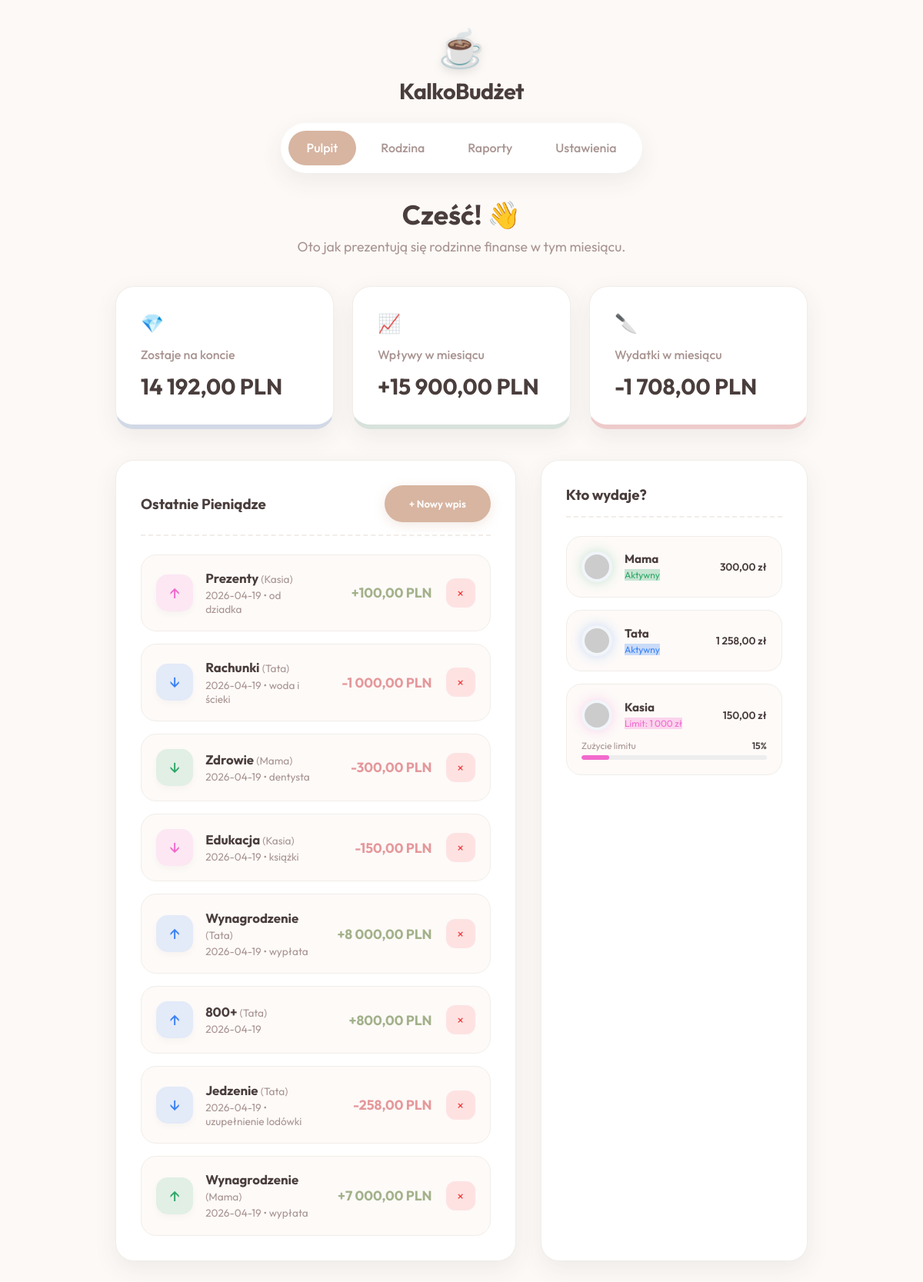
The page / on the database its author committed.
### tables this page shows
CREATE TABLE transactions (
                id INTEGER PRIMARY KEY AUTOINCREMENT,
                user_id INTEGER NOT NULL,
                category_id INTEGER NOT NULL,
                amount REAL NOT NULL,
                date TEXT NOT NULL,
                description TEXT,
                type TEXT NOT NULL CHECK(type IN ('income', 'expense')),
                FOREIGN KEY (user_id) REFERENCES users(id),
                FOREIGN KEY (category_id) REFERENCES categories(id)
            );

CREATE TABLE categories (
                id INTEGER PRIMARY KEY AUTOINCREMENT,
                name TEXT NOT NULL,
                type TEXT NOT NULL CHECK(type IN ('income', 'expense'))
            );

CREATE TABLE users (
                id INTEGER PRIMARY KEY AUTOINCREMENT,
                name TEXT NOT NULL,
                color TEXT DEFAULT '#ffffff'
            , avatar TEXT DEFAULT 'avataaars', monthly_limit REAL DEFAULT 0);

### index.php (the view, shortened to what this page needs)
<?php
require_once 'db.php';
$currentMonth = date('Y-m');
$stmt = $db->prepare("
    SELECT u.*,
    (SELECT SUM(amount) FROM transactions WHERE user_id = u.id AND type = 'expense' AND date LIKE ?) as spent
    FROM users u
");
$stmt->execute([$currentMonth . '%']);
$users = $stmt->fetchAll(PDO::FETCH_ASSOC);
$stmt = $db->query("SELECT SUM(CASE WHEN type = 'income' THEN amount ELSE -amount END) as balance FROM transactions");
$balanceRaw = $stmt->fetch(PDO::FETCH_ASSOC)['balance'];
$balance = $balanceRaw ? number_format($balanceRaw, 2, ',', ' ') : "0,00";
$currentMonth = date('Y-m');
$stmt = $db->prepare("SELECT type, SUM(amount) as total FROM transactions WHERE date LIKE ? GROUP BY type");
$stmt->execute([$currentMonth . '%']);
$monthlyStats = $stmt->fetchAll(PDO::FETCH_KEY_PAIR);
$income = isset($monthlyStats['income']) ? number_format($monthlyStats['income'], 2, ',', ' ') : "0,00";
$expense = isset($monthlyStats['expense']) ? number_format($monthlyStats['expense'], 2, ',', ' ') : "0,00";
$stmt = $db->query("
    SELECT t.*, u.name as user_name, u.color, c.name as category_name
    FROM transactions t
    JOIN users u ON t.user_id = u.id
    JOIN categories c ON t.category_id = c.id
    ORDER BY t.date DESC, t.id DESC LIMIT 15
");
$transactions = $stmt->fetchAll(PDO::FETCH_ASSOC);
?>
<!DOCTYPE html>
<html lang="pl">
<head>
    <link rel="stylesheet" href="style.css">
</head>
<body>
    <div class="app-wrapper">
        <header class="app-header">
            <div class="logo">
                <div class="logo-icon">☕</div>
                <h1>KalkoBudżet</h1>
            </div>
            <nav class="top-nav">
                <a href="index.php" class="active">Pulpit</a>
                <a href="members.php">Rodzina</a>
                <a href="reports.php">Raporty</a>
                <a href="settings.php">Ustawienia</a>
            </nav>
        </header>
        <main class="main-content">
            <header class="topbar">
                <div>
                    <h2 class="greeting">Cześć! 👋</h2>
                    <p class="subtitle">Oto jak prezentują się rodzinne finanse w tym miesiącu.</p>
                </div>
            </header>
            <div class="dashboard-cards">
                <div class="card glass-effect gradient-blue">
                    <div class="card-icon">💎</div>
                    <h3>Zostaje na koncie</h3>
                    <p class="amount"><?= $balance ?> PLN</p>
                </div>
                <div class="card glass-effect gradient-green">
                    <div class="card-icon">📈</div>
                    <h3>Wpływy w miesiącu</h3>
                    <p class="amount">+<?= $income ?> PLN</p>
                </div>
                <div class="card glass-effect gradient-red">
                    <div class="card-icon">🔪</div>
                    <h3>Wydatki w miesiącu</h3>
                    <p class="amount">-<?= $expense ?> PLN</p>
                </div>
            </div>
            <div class="content-grid">
                <section class="recent-transactions glass-effect section-box">
                    <div class="section-header">
                        <h3>Ostatnie Pieniądze</h3>
                        <button class="btn-primary" onclick="openModal()">+ Nowy wpis</button>
                    </div>
                    <div class="transaction-list">
                        <?php if (empty($transactions)): ?>
                            <div class="empty-state">
                                <span>🌬️</span>
                                <p>Cisza w portfelu. Dodaj pierwszą transakcję!</p>
                            </div>
                        <?php else: ?>
                            <?php foreach($transactions as $t): ?>
                                <div class="transaction-item">
                                    <div class="t-icon" style="background-color: <?= htmlspecialchars($t['color']) ?>22; color: <?= htmlspecialchars($t['color']) ?>">
                                        <?= $t['type'] == 'income' ? '↑' : '↓' ?>
                                    </div>
                                    <div class="t-details">
                                        <h4><?= htmlspecialchars($t['category_name']) ?> <span class="t-user">(<?= htmlspecialchars($t['user_name']) ?>)</span></h4>
                                        <p><?= htmlspecialchars($t['date']) ?><?= $t['description'] ? ' &bull; '.htmlspecialchars($t['description']) : '' ?></p>
                                    </div>
                                    <div class="t-amount <?= $t['type'] ?>">
                                        <?= $t['type'] == 'income' ? '+' : '-' ?><?= number_format($t['amount'], 2, ',', ' ') ?> PLN
                                    </div>
                                    <form action="delete.php" method="POST" class="delete-form">
                                        <button type="submit" class="btn-delete" title="Usuń wpis">×</button>
                                    </form>
                                </div>
                            <?php endforeach; ?>
                        <?php endif; ?>
                    </div>
                </section>
                <section class="family-members glass-effect section-box">
                    <div class="section-header">
                        <h3>Kto wydaje?</h3>
                    </div>
                    <div class="users-list">
                        <?php foreach($users as $u): ?>
                            <?php
                                $userSpent = (float)$u['spent'];
                                $userLimit = (float)$u['monthly_limit'];
                                $showLimit = $userLimit > 0;
                                $percent = $showLimit ? min(100, round(($userSpent / $userLimit) * 100)) : 0;
                            ?>
                            <div class="user-card" style="flex-direction: column; align-items: flex-start; gap: 0.8rem;">
                                <div style="display: flex; align-items: center; gap: 1rem; width: 100%;">
                                    <div class="user-avatar" style="border-color: <?= htmlspecialchars($u['color']) ?>; box-shadow: 0 0 15px <?= htmlspecialchars($u['color']) ?>44; background-color: #f1f5f9; width: 40px; height: 40px; flex-shrink: 0;">
                                        <img src="https://robohash.org/<?= urlencode($u['avatar'] ?? 'cat1') ?>.png?set=set4&size=150x150" alt="<?= htmlspecialchars($u['name']) ?>">
                                    </div>
                                    <div class="user-info" style="flex: 1;">
                                        <h4 style="font-size: 0.95rem;"><?= htmlspecialchars($u['name']) ?></h4>
                                        <span class="user-badge" style="background-color: <?= htmlspecialchars($u['color']) ?>44; color: <?= htmlspecialchars($u['color']) ?>; font-size: 0.75rem;">
                                            <?= $showLimit ? 'Limit: '.number_format($userLimit, 0, ',', ' ').' zł' : 'Aktywny' ?>
                                        </span>
                                    </div>
                                    <div style="font-size: 0.85rem; font-weight: 600;">
                                        <?= number_format($userSpent, 2, ',', ' ') ?> zł
                                    </div>
                                </div>
                                <?php if ($showLimit): ?>
                                    <div style="width: 100%;">
                                        <div style="display: flex; justify-content: space-between; font-size: 0.75rem; margin-bottom: 0.3rem; color: var(--text-secondary);">
                                            <span>Zużycie limitu</span>
                                            <span style="font-weight: 600; color: <?= $percent > 90 ? 'var(--red-color)' : 'var(--text-primary)' ?>;"><?= $percent ?>%</span>
                                        </div>
                                        <div style="width: 100%; height: 6px; background: #eee; border-radius: 10px; overflow: hidden;">
                                            <div style="width: <?= $percent ?>%; height: 100%; background: <?= $percent > 90 ? 'var(--red-color)' : htmlspecialchars($u['color']) ?>; border-radius: 10px; transition: width 0.5s ease;"></div>
                                        </div>
                                    </div>
                                <?php endif; ?>
                            </div>
                        <?php endforeach; ?>
                    </div>
                </section>
            </div>
        </main>
    </div>
</body>
</html>

### style.css (style rules this page uses)
:root { --bg-color: #fcf9f6; --paper-color: #ffffff; --text-primary: #4a3e3d; --text-secondary: #a89491; --accent-color: #d7b5a1; --accent-hover: #c4a18e; --green-color: #a3b18a; --red-color: #e5989b; --blue-color: #b8c0cc; --border-color: #f1ede9; --nav-bg: #ffffff; --shadow: 0 10px 30px rgba(74, 62, 61, 0.08); --br: 24px; }
* { margin: 0; padding: 0; box-sizing: border-box; font-family: 'Outfit', sans-serif; }
body { background-color: var(--bg-color); background-image: radial-gradient(#d7ccc8 0.5px, transparent 0.5px); background-size: 20px 20px; color: var(--text-primary); min-height: 100vh; padding: 2rem 1rem; display: flex; justify-content: center; }
.app-wrapper { width: 100%; max-width: 900px; display: flex; flex-direction: column; gap: 2rem; }
.app-header { display: flex; flex-direction: column; align-items: center; gap: 1.5rem; text-align: center; }
.logo { display: flex; flex-direction: column; align-items: center; gap: 0.5rem; }
.logo-icon { font-size: 3rem; filter: drop-shadow(0 4px 6px rgba(0,0,0,0.1)); }
.logo h1 { font-size: 1.8rem; font-weight: 700; letter-spacing: -0.5px; }
.top-nav { background: var(--nav-bg); padding: 0.6rem; border-radius: 50px; box-shadow: var(--shadow); display: flex; gap: 0.5rem; }
.top-nav a { text-decoration: none; color: var(--text-secondary); padding: 0.8rem 1.5rem; border-radius: 50px; font-weight: 500; transition: all 0.3s ease; }
.top-nav li.active a, .top-nav a.active { background: var(--accent-color); color: white; }
.main-content { width: 100%; }
.topbar { margin-bottom: 2.5rem; text-align: center; }
.greeting { font-size: 2.2rem; font-weight: 700; margin-bottom: 0.5rem; }
.subtitle { font-size: 1.1rem; color: var(--text-secondary); }
.dashboard-cards { display: grid; grid-template-columns: repeat(3, 1fr); gap: 1.5rem; margin-bottom: 2.5rem; }
.card { background: var(--paper-color); padding: 2rem; border-radius: var(--br); box-shadow: var(--shadow); position: relative; overflow: hidden; transition: transform 0.3s ease; border: 1px solid var(--border-color); }
.card h3 { font-size: 1rem; font-weight: 500; color: var(--text-secondary); margin-bottom: 0.8rem; }
.card .amount { font-size: 1.8rem; font-weight: 700; }
.card-icon { font-size: 1.5rem; margin-bottom: 1rem; display: inline-block; }
.content-grid { display: grid; grid-template-columns: 1.5fr 1fr; gap: 2rem; }
.section-box { background: var(--paper-color); padding: 2rem; border-radius: var(--br); box-shadow: var(--shadow); border: 1px solid var(--border-color); }
.section-header { margin-bottom: 1.5rem; padding-bottom: 1rem; border-bottom: 2px dashed var(--border-color); display: flex; justify-content: space-between; align-items: center; }
.btn-primary { background: var(--accent-color); color: white; border: none; padding: 1rem 2rem; border-radius: 50px; font-weight: 600; cursor: pointer; transition: all 0.3s ease; box-shadow: 0 4px 15px rgba(215, 181, 161, 0.3); }
.transaction-list, .users-list { display: flex; flex-direction: column; gap: 1rem; }
.transaction-item, .user-card { display: flex; align-items: center; gap: 1rem; padding: 1.2rem; background: #fdfaf8; border-radius: 20px; border: 1px solid var(--border-color); }
.t-icon { width: 48px; height: 48px; border-radius: 15px; display: flex; align-items: center; justify-content: center; font-size: 1.4rem; background: white; box-shadow: 0 4px 10px rgba(0,0,0,0.03); flex-shrink: 0; }
.t-details { flex: 1; }
.t-details h4 { font-size: 1.05rem; margin-bottom: 0.2rem; }
.t-user { color: var(--text-secondary); font-weight: 400; font-size: 0.85rem; }
.t-details p { font-size: 0.85rem; color: var(--text-secondary); }
.t-amount { font-weight: 700; font-size: 1.1rem; text-align: right; min-width: 140px; white-space: nowrap; }
.delete-form { display: flex; justify-content: flex-end; width: 40px; }
.user-avatar { width: 50px; height: 50px; border-radius: 50%; overflow: hidden; background: white; padding: 4px; }
.user-avatar img { width: 100%; border-radius: 50%; }
.t-amount.income { color: var(--green-color); }
.t-amount.expense { color: var(--red-color); }
.gradient-blue { border-bottom: 6px solid #d1d9e6; }
.gradient-green { border-bottom: 6px solid #d8e2dc; }
.gradient-red { border-bottom: 6px solid #eecbcb; }
.btn-delete, .btn-edit { width: 38px; height: 38px; border-radius: 12px; border: none; cursor: pointer; font-size: 1rem; display: flex; align-items: center; justify-content: center; transition: all 0.2s; }
.btn-delete { background: #fee2e2; color: #ef4444; }

### rows shown on the page
transactions: category.name "Prezenty", user.name "Kasia", date "2026-04-19", description "od dziadka", amount "100,00"
transactions: category.name "Rachunki", user.name "Tata", date "2026-04-19", description "woda i ścieki", amount "1 000,00"
transactions: category.name "Zdrowie", user.name "Mama", date "2026-04-19", description "dentysta", amount "300,00"
transactions: category.name "Edukacja", user.name "Kasia", date "2026-04-19", description "książki", amount "150,00"
transactions: category.name "Wynagrodzenie", user.name "Tata", date "2026-04-19", description "wypłata", amount "8 000,00"
transactions: category.name "800+", user.name "Tata", date "2026-04-19", amount "800,00"
transactions: category.name "Jedzenie", user.name "Tata", date "2026-04-19", description "uzupełnienie lodówki", amount "258,00"
transactions: category.name "Wynagrodzenie", user.name "Mama", date "2026-04-19", description "wypłata", amount "7 000,00"
users: name "Mama", monthly_limit "Aktywny", userSpent "300,00"
users: name "Tata", monthly_limit "Aktywny", userSpent "1 258,00"
users: name "Kasia", monthly_limit "1 000", userSpent "150,00", percent "15"

### other values the page prints
$balance "14 192,00"
$income "15 900,00"
$expense "1 708,00"
